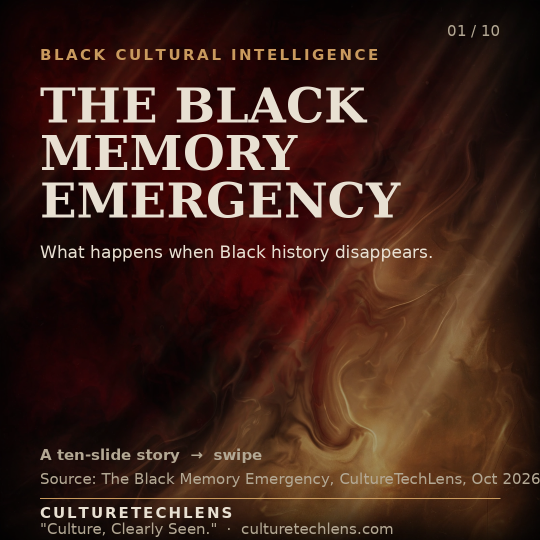
#> input picture visuals/templates-2026-10-05/carousel-memory-emergency-01.png, 1080 x 1080 px, given in place of texture-crimson-bronze.png, which was not available (shown at 1/2 size)
$ python build_carousel.py
#> lines starting #> are read from the running program, lines starting #| are printed output that depends on the picture; pictures that were not available may be replaced by others from this repository, and a replacement may not be noted
### visuals/templates-2026-10-05/ctl_cards.py
"""Shared card renderer for CTL visual packs. 1080x1080, CTL palette, tracked wordmark."""
from PIL import Image, ImageDraw, ImageFont, ImageEnhance
import os

W = H = 1080
BASE = os.path.dirname(os.path.abspath(__file__))
ASSETS = os.path.join(BASE, "assets")

INK = (232, 224, 210)
GOLD = (201, 154, 94)
GOLD_BRIGHT = (232, 178, 42)
BRONZE = (138, 90, 43)
RED = (165, 28, 48)
MUTED = (179, 168, 148)
BLACK = (8, 8, 8)

FD = "/usr/share/fonts/truetype/dejavu/"
FN = "/usr/share/fonts/truetype/noto/"

def font(path, size):
    return ImageFont.truetype(path, size)

SERIF_B = font(FD + "DejaVuSerif-Bold.ttf", 96)
SERIF = font(FN + "NotoSerif-SemiBold.ttf", 44)
SANS = font(FD + "DejaVuSans.ttf", 40)
SANS_BODY = font(FD + "DejaVuSans.ttf", 34)
SANS_B = font(FD + "DejaVuSans-Bold.ttf", 40)
SANS_SM = font(FD + "DejaVuSans.ttf", 30)
SANS_SM_B = font(FD + "DejaVuSans-Bold.ttf", 30)
EYEBROW_F = font(FD + "DejaVuSans-Bold.ttf", 30)
STAT_F = font(FD + "DejaVuSerif-Bold.ttf", 64)
URL_F = font(FD + "DejaVuSans-Bold.ttf", 26)

_tex_cache = {}
def bg(name="texture-archival-dark.png", darken=0.55):
#> called with name = 'texture-crimson-bronze.png', darken = 0.35
    if name not in _tex_cache:
        im = Image.open(os.path.join(ASSETS, name)).convert("RGB")
#> im is the input picture: PIL image 1080x1080 RGB; mean R, G, B 64, 36.5, 27.2
        im = im.resize((W, H), Image.LANCZOS)
        _tex_cache[name] = im
    im = _tex_cache[name].copy()
    overlay = Image.new("RGB", (W, H), BLACK)
#> overlay: PIL image 1080x1080 RGB; every value is 8
    return Image.blend(im, overlay, darken)
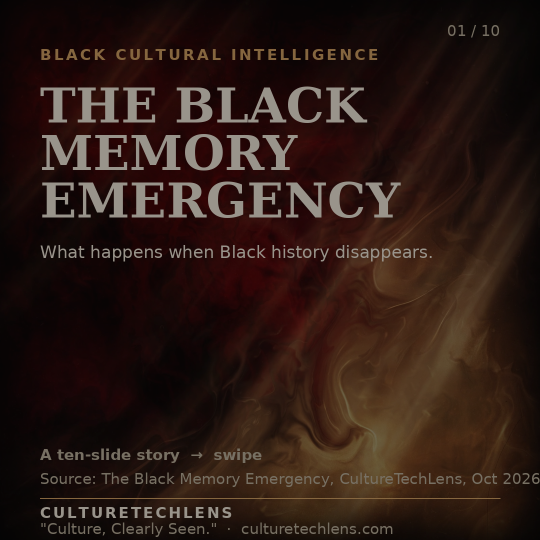
#> returned value: PIL image 1080x1080 RGB (shown at 1/2 size); mean R, G, B 43.9, 26.1, 20.1

def tracked(draw, xy, text, fnt, fill, track=6):
#> called with xy = (80, 92), text = 'BLACK CULTURAL INTELLIGENCE', fill = (201, 154, 94), track = 5
    x, y = xy
    for ch in text:
        draw.text((x, y), ch, font=fnt, fill=fill)
        w = draw.textlength(ch, font=fnt)
        x += w + track
    return x

def wrap(draw, text, fnt, max_w):
    words, lines, cur = text.split(), [], ""
    for wd in words:
        t = (cur + " " + wd).strip()
        if draw.textlength(t, font=fnt) <= max_w:
            cur = t
        else:
            if cur:
                lines.append(cur)
            cur = wd
    if cur:
        lines.append(cur)
    return lines

def para(draw, x, y, text, fnt, fill, max_w, leading=14, para_gap=8):
    ascent, descent = fnt.getmetrics()
    lh = ascent + descent + leading
    for pi, chunk in enumerate(text.split("\n")):
        if pi:
            y += para_gap
        for line in wrap(draw, chunk, fnt, max_w):
            draw.text((x, y), line, font=fnt, fill=fill)
            y += lh
    return y

def eyebrow(draw, y, text, x=80):
    tracked(draw, (x, y), text.upper(), EYEBROW_F, GOLD, track=5)
    return y + 52

def brand_footer(draw):
    draw.line([(80, 996), (1000, 996)], fill=GOLD, width=2)
    tracked(draw, (80, 1008), "CULTURETECHLENS", SANS_SM_B, INK, track=4)
    draw.text((80, 1040), '"Culture, Clearly Seen."  ·  culturetechlens.com',
              font=SANS_SM, fill=MUTED)

def slide_no(draw, n, total):
    t = f"{n:02d} / {total:02d}"
    draw.text((1000 - draw.textlength(t, font=SANS_SM), 44), t, font=SANS_SM, fill=MUTED)

def save(im, name):
    p = os.path.join(BASE, name)
    im.save(p)
    print("wrote", p, im.size)

### visuals/templates-2026-10-05/build_carousel.py
"""Black Memory Emergency carousel — 10 slides, 1080x1080. All stats from the real paper."""
from ctl_cards import *

SLIDES = [
    dict(tex="texture-crimson-bronze.png", dark=0.35, no="01",
         brow="BLACK CULTURAL INTELLIGENCE",
         head="THE BLACK\nMEMORY\nEMERGENCY",
         body="What happens when Black history disappears.",
         stat=None,
         cta="A ten-slide story  →  swipe"),
    dict(tex="texture-archival-dark.png", dark=0.55, no="02",
         brow="THE RESEARCH",
         head="It was never\nabout a lack of\ncollecting.",
         body=("Black cultural memory in America is not primarily threatened by a lack of "
               "collecting — but by everything that happens after. CTL mapped 84 collections, "
               "119 entities, 70 timeline events, and 304 sources to find where the chain breaks."),
         stat="84 collections · 304 sources",
         cta=None),
    dict(tex="texture-archival-dark.png", dark=0.55, no="03",
         brow="DESTROYER 01 · CATALOGING BACKLOGS",
         head="Saved and\nsimultaneously\nlost.",
         body=("The AFRO-American Newspapers archive: ~3 million photographs, 130 years of a "
               "family-owned Black press — about 5% processed since October 2022. An uncataloged "
               "collection cannot be found, used, cited, or defended in a budget fight."),
         stat="3,000,000 photos · ~5% processed",
         cta=None),
    dict(tex="texture-archival-dark.png", dark=0.55, no="04",
         brow="DESTROYER 02 · OWNERSHIP CHANGE",
         head="The fastest-\nacting destroyer.",
         body=("The Johnson Publishing Company archive — 4 million+ images of Black American life — "
               "reached a bankruptcy auction in July 2019. Four foundations assembled in two days "
               "and paid just under $30 million. The rescue is the exception that maps the rule."),
         stat="4,000,000+ images · one bid away",
         cta=None),
    dict(tex="texture-archival-dark.png", dark=0.55, no="05",
         brow="DESTROYER 03 · THE COLLECTOR'S MORTALITY",
         head="The ticking\nclock.",
         body=("In 2025, photographer John Simmons's life's-work negatives burned in a friend's "
               "garage during a move. Teenie Harris's ~80,000 negatives survived only because the "
               "Carnegie Museum bought them from his family in 2001."),
         stat="~80,000 negatives · one purchase",
         cta=None),
    dict(tex="texture-archival-dark.png", dark=0.55, no="06",
         brow="DESTROYER 04 · RIGHTS UNCERTAINTY",
         head="The silent\nblocker.",
         body=("Eyes on the Prize — the landmark civil-rights documentary — vanished from circulation "
               "for roughly a decade over expired music licenses. It took $850,000+ in foundation "
               "grants to begin renewing the rights."),
         stat="~10 years vanished · $850,000+ to return",
         cta=None),
    dict(tex="texture-crimson-bronze.png", dark=0.35, no="07",
         brow="DESTROYER 05 · PLATFORM DELETION",
         head="Platform memory\nis not memory.",
         body=("In September 2026, BET Digital permanently deleted its entire written news archive "
               "in a \"video-first pivot\" — no warning, no migration. MySpace lost ~50 million songs. "
               "Pew: 18% of 2020–2022 #BlackLivesMatter tweets were already gone by 2023."),
         stat="199,000 articles · saved by the Archive",
         cta=None),
    dict(tex="texture-archival-dark.png", dark=0.55, no="08",
         brow="THE TEN-STAGE AUDIT",
         head="Abundance at\nthe start.\nBreakage in\nthe middle.",
         body=("CATALOGED is the worst-supported stage. DISCOVERABLE is the thinnest. "
               "What survives the middle passage is used powerfully — Shorefront's records fed "
               "reparations work."),
         stat="Stage 4: cataloged · worst-supported",
         cta=None),
    dict(tex="texture-archival-dark.png", dark=0.55, no="09",
         brow="THE RESPONSE",
         head="Triage,\nnot despair.",
         body=("A transparent triage framework — Risk × Significance × Uniqueness, gated by "
               "Feasibility. Every claim carries an evidence grade; a red-team audit forced 23 claim "
               "downgrades. The highest-value unresolved lead: the records of A.A. Rayner & Sons, "
               "the Chicago funeral home that handled Emmett Till's arrangements."),
         stat="23 downgrades · honesty is the method",
         cta=None),
    dict(tex="texture-crimson-bronze.png", dark=0.35, no="10",
         brow="READ THE PAPER · OPEN ACCESS",
         head="Cite the\narchive.",
         body=("The Black Memory Emergency — open access, CC BY 4.0.\n"
               "DOI 10.5281/zenodo.23173585"),
         stat="CultureTechLens · Chicago",
         cta="culturetechlens.com"),
]

for i, s in enumerate(SLIDES, 1):
    im = bg(s["tex"], darken=s["dark"])
    d = ImageDraw.Draw(im)
    slide_no(d, i, 10)
    y = eyebrow(d, 92, s["brow"])
#> y = 144
    d.text((80, y + 10), s["head"], font=SERIF_B, fill=INK)
    # measure headline height
    lines = s["head"].count("\n") + 1
    y2 = y + 10 + lines * 108
#> y2 = 478
    y2 = para(d, 80, y2 + 6, s["body"], SANS_BODY, INK, 920, leading=12)
#> y2 = 537
    if s["stat"]:
        d.line([(80, y2 + 26), (200, y2 + 26)], fill=GOLD, width=3)
        stat_end = para(d, 80, y2 + 44, s["stat"], SANS_B, GOLD_BRIGHT, 920, leading=10)
        if stat_end > 918:
            print(f"LAYOUT WARNING slide {i}: stat ends at {stat_end}")
    if y2 > 918:
        print(f"LAYOUT WARNING slide {i}: body ends at {y2}")
    if s["cta"]:
        d.text((80, 892), s["cta"], font=SANS_SM_B, fill=MUTED)
    d.text((80, 940), "Source: The Black Memory Emergency, CultureTechLens, Oct 2026.",
           font=SANS_SM, fill=MUTED)
    brand_footer(d)
    save(im, f"carousel-memory-emergency-{i:02d}.png")
#> in save, `im.save(p)`:
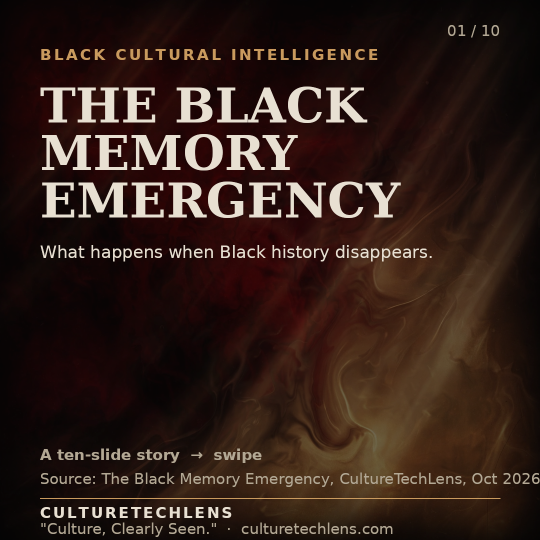
#> saved as carousel-memory-emergency-01.png: PIL image 1080x1080 RGB (shown at 1/2 size); mean R, G, B 49.9, 31.7, 25.2
#| wrote visuals/templates-2026-10-05/carousel-memory-emergency-01.png (1080, 1080)
#> pass 2 of the loop `for i, s in enumerate(SLIDES, 1):`:
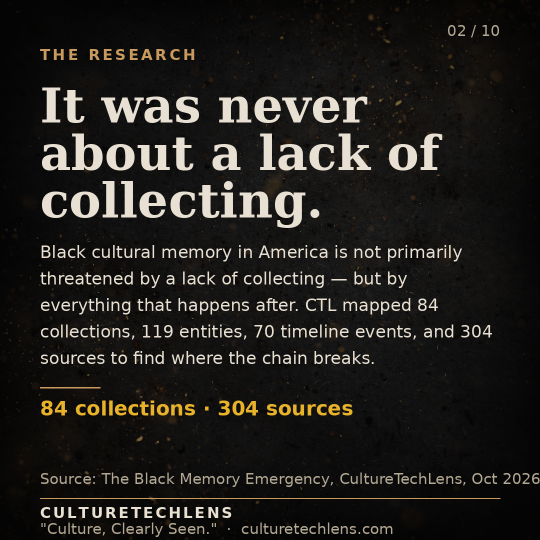
#> input picture visuals/templates-2026-10-05/carousel-memory-emergency-02.png, 1080 x 1080 px, given in place of texture-archival-dark.png, which was not available (shown at 1/2 size)
#> in bg, im is the input picture: PIL image 1080x1080 RGB; mean R, G, B 34, 32, 28.9
#> in bg (call 2), `return Image.blend(im, overlay, darken)`:
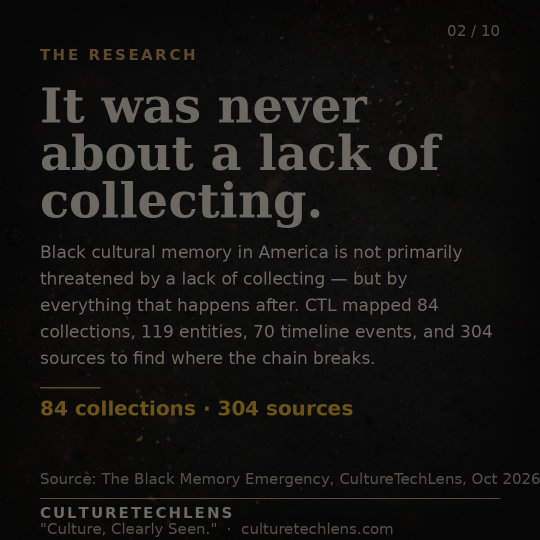
#> returned value: PIL image 1080x1080 RGB (shown at 1/2 size); mean R, G, B 19.2, 18.4, 16.9
#> `y2 = y + 10 + lines * 108`: y2 = 478
#> `y2 = para(d, 80, y2 + 6, s["body"], SANS_BODY, INK, 920, leading=12)`: y2 = 749
#> stat_end = 851
#| wrote visuals/templates-2026-10-05/carousel-memory-emergency-02.png (1080, 1080)

print("carousel done")
